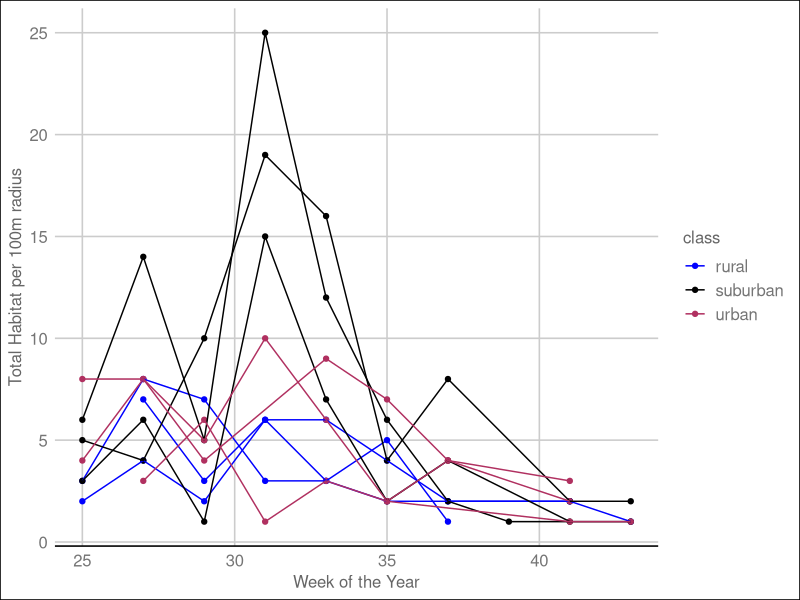
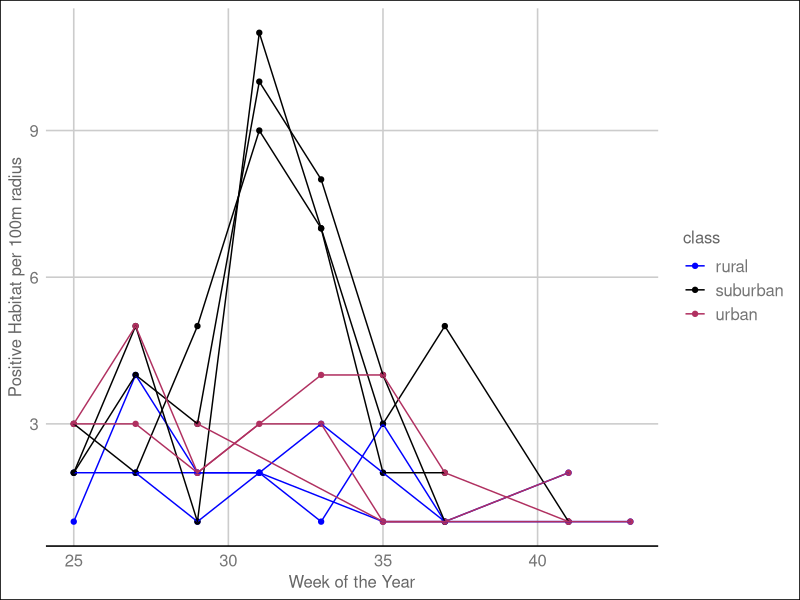
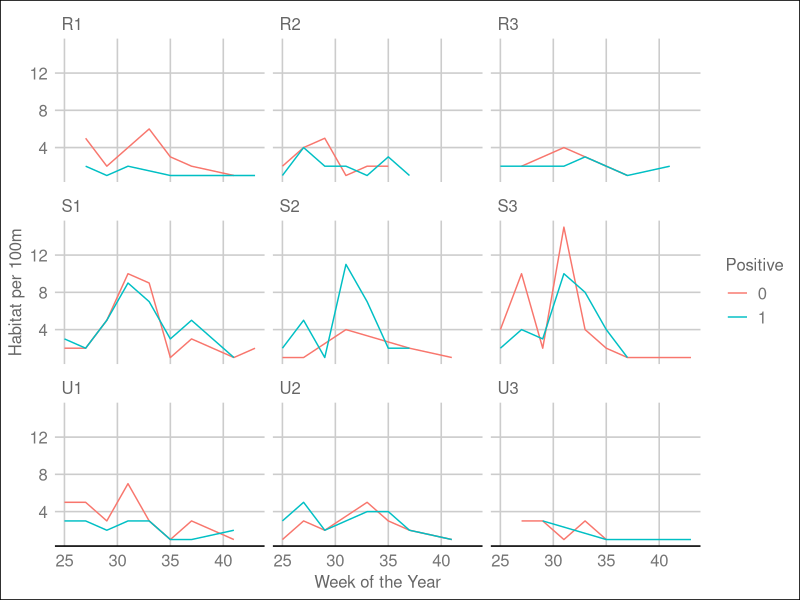
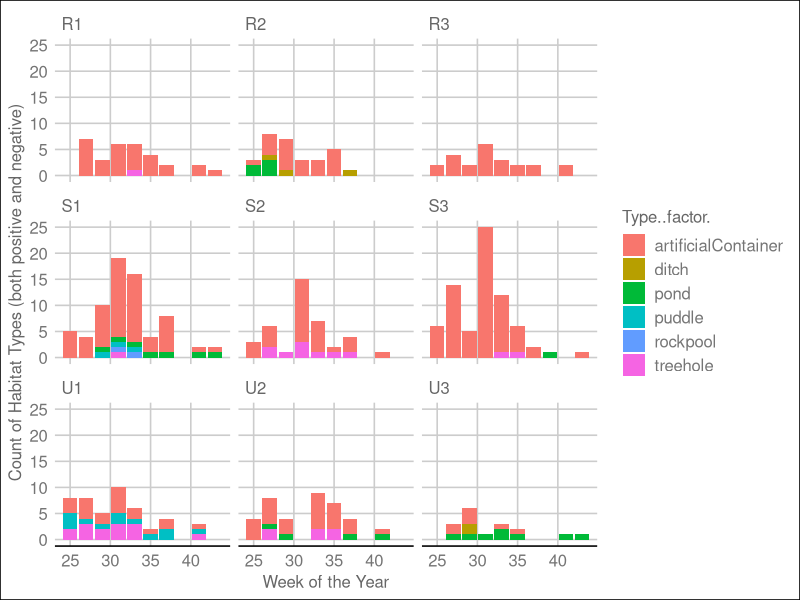
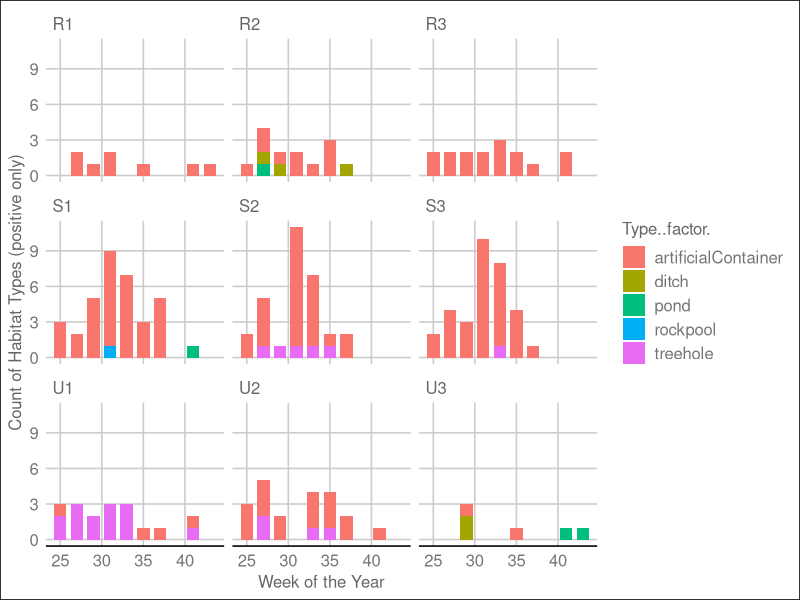
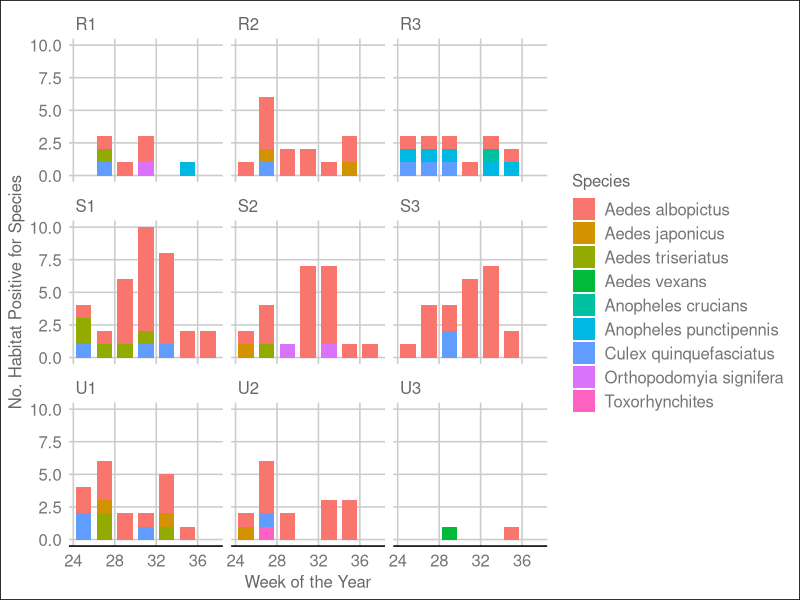

Recreate these plots in R, in order.
## ---- chunk 1
knitr::opts_chunk$set(echo = FALSE)
knitr::opts_chunk$set(warning = FALSE)
library(ggplot2)
library(dplyr)
library(lubridate)
library(ggthemes)
## ---- chunk 2
#this was cleaned in the larvalHabitats.Rmd file
habitats <- read.csv("../data/larvalSurveys/clean/larvalHabitat.csv", stringsAsFactors = F)
habitats$Date <- as.Date((habitats$Date), format="%m/%d/%y")
habitats$Positive <- ifelse(habitats$Larvae.Pupae=="None",0,1)
habitats <- habitats %>%
  dplyr::mutate(class = case_when(
    .$Site %in% c("R1", "R2", "R3") ~ "rural",
    .$Site %in% c("S1", "S2", "S3") ~ "suburban",
    .$Site %in% c("U1", "U2", "U3") ~ "urban"
  ))
ids <- read.csv("../data/larvalSurveys/clean/Identifications.csv", stringsAsFactors = F)
ids$Date <- as.Date(ids$Date, format="%m/%d/%y")
## ---- chunk 3
habitats$week <- week(habitats$Date)
allWeek <- habitats %>%
  select(Site, class, week) %>%
  group_by(Site, class, week) %>%
  summarise(numHab=n())
allWeek$Site <- as.factor(allWeek$Site)
allWeek$class <- as.factor(allWeek$class)
ggplot(data=allWeek, aes(x=week, y=numHab, group=Site, col=class)) +
  geom_point() +
  geom_line() +
  scale_colour_manual(values=c("blue","black","maroon")) +
  ylab("Total Habitat per 100m radius") +
  xlab("Week of the Year") +
  theme_gdocs()
## ---- chunk 4
#summarize data by collection week
positive <- habitats[habitats$Positive==1,]
positiveWeek <- positive %>%
  select(Site, class, week) %>%
  group_by(Site, class, week) %>%
  summarise(numPos=n())
positiveWeek$Site <- as.factor(positiveWeek$Site)
positiveWeek$class <- as.factor(positiveWeek$class)
ggplot(data=positiveWeek, aes(x=week, y=numPos, group=Site, col=class)) +
  geom_point() +
  geom_line() +
  scale_colour_manual(values=c("blue","black","maroon")) +
  ylab("Positive Habitat per 100m radius") +
  xlab("Week of the Year") +
  theme_gdocs()
## ---- chunk 5
habitats$Positive <- as.factor(habitats$Positive)
posNegWeek <- habitats %>%
  select(Site, class, week, Positive) %>%
  group_by(Site, class, week, Positive) %>%
  summarise(numHab=n()) 
  # group_by(Site, class, week) %>%
  # mutate(TotalHab=sum(numHab))
ggplot(data=posNegWeek, aes(x=week, y=numHab, fill=Positive)) +
  # geom_area(position = 'stack') +
  # geom_line(position='stack') +
  geom_line(aes(col=Positive)) +
  theme_gdocs() +
  xlab("Week of the Year") +
  ylab("Habitat per 100m") +
  facet_wrap(~Site)
## ---- chunk 6
ggplot(data=habitats, aes(x=week, fill=Type..factor.)) +
  geom_bar() +
  facet_wrap(~Site) +
  theme_gdocs() +
  xlab("Week of the Year") +
  ylab("Count of Habitat Types (both positive and negative)")
## ---- chunk 7
ggplot(data=positive, aes(x=week, fill=Type..factor.)) +
  geom_bar(width=1.5) +
  facet_wrap(~Site) +
  theme_gdocs() +
  xlab("Week of the Year") +
  ylab("Count of Habitat Types (positive only)")
## ---- chunk 8
positiveSpecies <- unique(inner_join(habitats, ids, by=c("Date", "Site", "Grid")))
positiveSpecies$week <- week(positiveSpecies$Date)
overallSp <- positiveSpecies %>%
  group_by(Species) %>%
  summarise(numHab=n()) %>%
  filter(Species != "")
overallSp <- overallSp[order(overallSp$numHab, decreasing=T),]
print(overallSp)
## ---- chunk 9
specHab <- positiveSpecies %>%
  filter(Species != "") %>%
  select(Site, week, class, Species, Grid)
specHab <- unique(specHab)
# specHab <- specHab %>%
#   group_by(Site, week, class, Species) %>%
#   summarise(numHab=n())
ggplot(data=specHab, aes(x=week, fill=Species)) +
  geom_bar(width=1.5) +
  facet_wrap(~Site) + 
  theme_gdocs() +
  xlab("Week of the Year") +
  ylab("No. Habitat Positive for Species")
  
